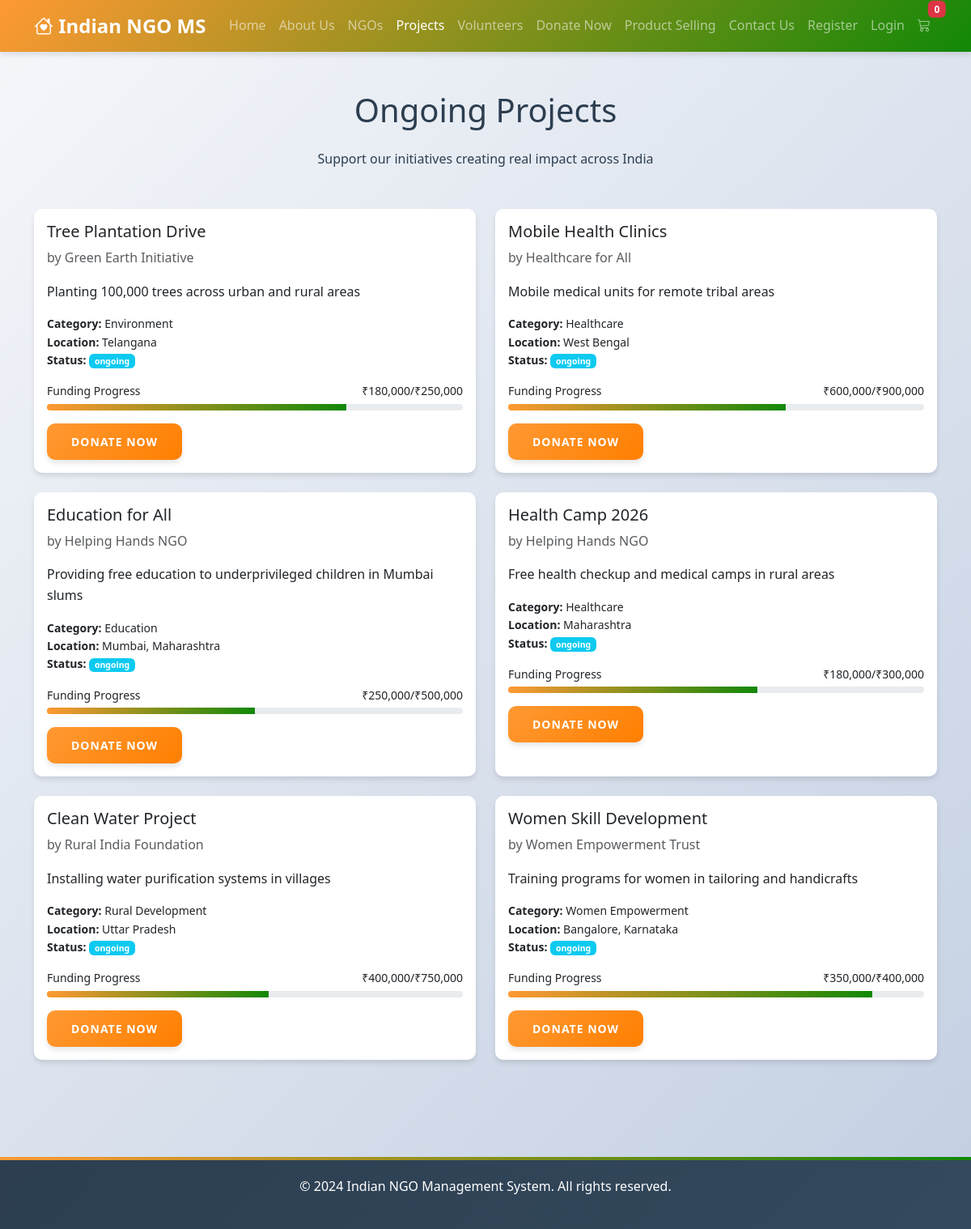
The app's page /projects.php with its own data.
### tables this page shows
CREATE TABLE IF NOT EXISTS `projects` (
    `id` INT PRIMARY KEY AUTO_INCREMENT,
    `ngo_id` INT NOT NULL,
    `name` VARCHAR(150) NOT NULL,
    `description` TEXT,
    `category` VARCHAR(50),
    `target_amount` DECIMAL(12, 2),
    `raised_amount` DECIMAL(12, 2) DEFAULT 0,
    `start_date` DATE,
    `end_date` DATE,
    `location` VARCHAR(150),
    `status` ENUM('ongoing', 'completed', 'upcoming') DEFAULT 'ongoing',
    `image_path` VARCHAR(255),
    `created_at` TIMESTAMP DEFAULT CURRENT_TIMESTAMP,
    `updated_at` TIMESTAMP DEFAULT CURRENT_TIMESTAMP ON UPDATE CURRENT_TIMESTAMP,
    FOREIGN KEY (`ngo_id`) REFERENCES `ngos`(`id`) ON DELETE CASCADE,
    INDEX `idx_category` (`category`),
    INDEX `idx_status` (`status`)
);

CREATE TABLE IF NOT EXISTS `ngos` (
    `id` INT PRIMARY KEY AUTO_INCREMENT,
    `name` VARCHAR(150) NOT NULL UNIQUE,
    `description` TEXT,
    `email` VARCHAR(100),
    `phone` VARCHAR(20),
    `website` VARCHAR(255),
    `address` TEXT,
    `city` VARCHAR(50),
    `state` VARCHAR(50),
    `registration_number` VARCHAR(50) UNIQUE,
    `focus_area` VARCHAR(100),
    `founded_year` INT,
    `image_path` VARCHAR(255),
    `active` BOOLEAN DEFAULT 1,
    `created_at` TIMESTAMP DEFAULT CURRENT_TIMESTAMP,
    `updated_at` TIMESTAMP DEFAULT CURRENT_TIMESTAMP ON UPDATE CURRENT_TIMESTAMP,
    INDEX `idx_city` (`city`),
    INDEX `idx_state` (`state`),
    INDEX `idx_focus_area` (`focus_area`)
);

### auth.php (called while the page is built, shortened)
<?php
require_once 'db_connection.php';
function isLoggedIn() {
    return isset($_SESSION['user_id']) && !empty($_SESSION['user_id']);
}
?>

### db_connection.php (called while the page is built, shortened)
<?php
try {
    $conn = new mysqli(DB_HOST, DB_USER, DB_PASS, DB_NAME, DB_PORT);
} catch (mysqli_sql_exception $e) {
    $host = DB_HOST . ':' . DB_PORT;
    $message = "Database connection failed. "
        . "Please ensure MySQL is running in XAMPP and the host/port are correct (" . $host . "). "
        . "Error: " . $e->getMessage();
    die($message);
}
$conn->set_charset("utf8mb4");
function getRows($query) {
    global $conn;
    $result = $conn->query($query);
    $rows = [];
    if ($result && $result->num_rows > 0) {
        while ($row = $result->fetch_assoc()) {
            $rows[] = $row;
        }
    }
    return $rows;
}
?>

### projects.php (the view, shortened to what this page needs)
<?php
require_once 'auth.php';
$projects = getRows("SELECT p.*, n.name as ngo_name FROM projects p
                     JOIN ngos n ON p.ngo_id = n.id
                     WHERE p.status != 'completed'
                     ORDER BY p.created_at DESC");
?>
<!DOCTYPE html>
<html lang="en">
<head>
    <link href="https://cdn.jsdelivr.net/npm/bootstrap@5.3.0/dist/css/bootstrap.min.css" rel="stylesheet">
    <link rel="stylesheet" href="https://cdn.jsdelivr.net/npm/bootstrap-icons@1.10.0/font/bootstrap-icons.css">
    <link rel="stylesheet" href="css/style.css">
</head>
<body>
    <nav class="navbar navbar-expand-lg navbar-dark bg-dark">
        <div class="container">
            <a class="navbar-brand" href="index.php"><i class="bi bi-house-heart"></i> Indian NGO MS</a>
            <div class="collapse navbar-collapse" id="navbarNav">
                <ul class="navbar-nav ms-auto">
                    <li class="nav-item"><a class="nav-link" href="index.php">Home</a></li>
                    <li class="nav-item"><a class="nav-link" href="about.php">About Us</a></li>
                    <li class="nav-item"><a class="nav-link" href="ngos.php">NGOs</a></li>
                    <li class="nav-item"><a class="nav-link active" href="projects.php">Projects</a></li>
                    <li class="nav-item"><a class="nav-link" href="volunteers.php">Volunteers</a></li>
                    <li class="nav-item"><a class="nav-link" href="donate.php">Donate Now</a></li>
                    <li class="nav-item"><a class="nav-link" href="products.php">Product Selling</a></li>
                    <li class="nav-item"><a class="nav-link" href="contact.php">Contact Us</a></li>
                    <?php if (isLoggedIn()): ?>
                        <li class="nav-item"><a class="nav-link" href="#">Hi, <?php echo htmlspecialchars($_SESSION['user_name']); ?></a></li>
                        <li class="nav-item"><a class="nav-link" href="logout.php">Logout</a></li>
                    <?php else: ?>
                        <li class="nav-item"><a class="nav-link" href="register.php">Register</a></li>
                        <li class="nav-item"><a class="nav-link" href="login.php">Login</a></li>
                    <?php endif; ?>
                    <li class="nav-item">
                        <a class="nav-link position-relative" href="cart.php">
                            <i class="bi bi-cart3"></i>
                            <span class="badge bg-danger position-absolute top-0 start-100 translate-middle" id="cart-count">0</span>
                        </a>
                    </li>
                </ul>
            </div>
        </div>
    </nav>
    <section class="py-5">
        <div class="container">
            <h1 class="text-center mb-4">Ongoing Projects</h1>
            <p class="text-center mb-5">Support our initiatives creating real impact across India</p>
            <div class="row">
                <?php foreach ($projects as $project): ?>
                <div class="col-md-6 mb-4">
                    <div class="card h-100">
                        <div class="card-body">
                            <h5 class="card-title"><?php echo htmlspecialchars($project['name']); ?></h5>
                            <p class="text-muted">by <?php echo htmlspecialchars($project['ngo_name']); ?></p>
                            <p class="card-text"><?php echo htmlspecialchars($project['description']); ?></p>
                            <ul class="list-unstyled small mb-3">
                                <li><strong>Category:</strong> <?php echo htmlspecialchars($project['category']); ?></li>
                                <li><strong>Location:</strong> <?php echo htmlspecialchars($project['location']); ?></li>
                                <li><strong>Status:</strong>
                                    <span class="badge bg-info"><?php echo htmlspecialchars($project['status']); ?></span>
                                </li>
                            </ul>
                            <div class="mb-3">
                                <div class="d-flex justify-content-between mb-1">
                                    <small>Funding Progress</small>
                                    <small>₹<?php echo number_format($project['raised_amount'], 0); ?>/₹<?php echo number_format($project['target_amount'], 0); ?></small>
                                </div>
                                <div class="progress">
                                    <?php
                                    $percentage = ($project['target_amount'] > 0) ? ($project['raised_amount'] / $project['target_amount']) * 100 : 0;
                                    ?>
                                    <div class="progress-bar" role="progressbar" style="width: <?php echo min($percentage, 100); ?>%"></div>
                                </div>
                            </div>
                            <a href="donate.php" class="btn btn-primary btn-sm">Donate Now</a>
                        </div>
                    </div>
                </div>
                <?php endforeach; ?>
            </div>
        </div>
    </section>
    <footer class="bg-dark text-white text-center py-4 mt-5">
        <div class="container">
            <p>&copy; 2024 Indian NGO Management System. All rights reserved.</p>
        </div>
    </footer>
</body>
</html>

### css/style.css (style rules this page uses)
:root { --primary-color: #FF9933; --secondary-color: #FFFFFF; --accent-color: #128807; --dark-color: #2C3E50; --light-bg: #F8F9FA; --shadow: 0 4px 6px rgba(0, 0, 0, 0.1); --border-radius: 10px; }
body { font-family: 'Segoe UI', Tahoma, Geneva, Verdana, sans-serif; line-height: 1.6; color: var(--dark-color); background: linear-gradient(135deg, #f5f7fa 0%, #c3cfe2 100%); min-height: 100vh; }
.navbar { background: linear-gradient(135deg, var(--primary-color), var(--accent-color)) !important; box-shadow: var(--shadow); backdrop-filter: blur(10px); }
.navbar-brand { font-weight: bold; font-size: 1.5rem; }
.nav-link { font-weight: 500; transition: all 0.3s ease; }
.btn { border-radius: var(--border-radius); padding: 12px 30px; font-weight: 600; text-transform: uppercase; letter-spacing: 1px; transition: all 0.3s ease; box-shadow: var(--shadow); }
.btn-primary { background: linear-gradient(135deg, var(--primary-color), #FF7F00); border: none; }
.card { border: none; border-radius: var(--border-radius); box-shadow: var(--shadow); transition: all 0.3s ease; }
.progress { height: 8px; border-radius: 4px; background-color: #e9ecef; }
.progress-bar { background: linear-gradient(90deg, var(--primary-color), var(--accent-color)); transition: width 0.6s ease; }
footer { background: linear-gradient(135deg, var(--dark-color) 0%, #34495e 100%); color: white; position: relative; }
footer::before { content: ''; position: absolute; top: 0; left: 0; right: 0; height: 4px; background: linear-gradient(90deg, var(--primary-color), var(--accent-color)); }
.progress-bar { background: linear-gradient(90deg, var(--primary-color), var(--accent-color)); transition: width 1.5s ease-in-out; }

### records on screen
projects: name "Tree Plantation Drive", ngo.name "Green Earth Initiative", description "Planting 100,000 trees across urban and rural areas", category "Environment", location "Telangana", status "ongoing", raised_amount "180,000", target_amount "250,000"
projects: name "Mobile Health Clinics", ngo.name "Healthcare for All", description "Mobile medical units for remote tribal areas", category "Healthcare", location "West Bengal", status "ongoing", raised_amount "600,000", target_amount "900,000"
projects: name "Education for All", ngo.name "Helping Hands NGO", description "Providing free education to underprivileged children in Mumbai slums", category "Education", location "Mumbai, Maharashtra", status "ongoing", raised_amount "250,000", target_amount "500,000"
projects: name "Health Camp 2026", ngo.name "Helping Hands NGO", description "Free health checkup and medical camps in rural areas", category "Healthcare", location "Maharashtra", status "ongoing", raised_amount "180,000", target_amount "300,000"
projects: name "Clean Water Project", ngo.name "Rural India Foundation", description "Installing water purification systems in villages", category "Rural Development", location "Uttar Pradesh", status "ongoing", raised_amount "400,000", target_amount "750,000"
projects: name "Women Skill Development", ngo.name "Women Empowerment Trust", description "Training programs for women in tailoring and handicrafts", category "Women Empowerment", location "Bangalore, Karnataka", status "ongoing", raised_amount "350,000", target_amount "400,000"
